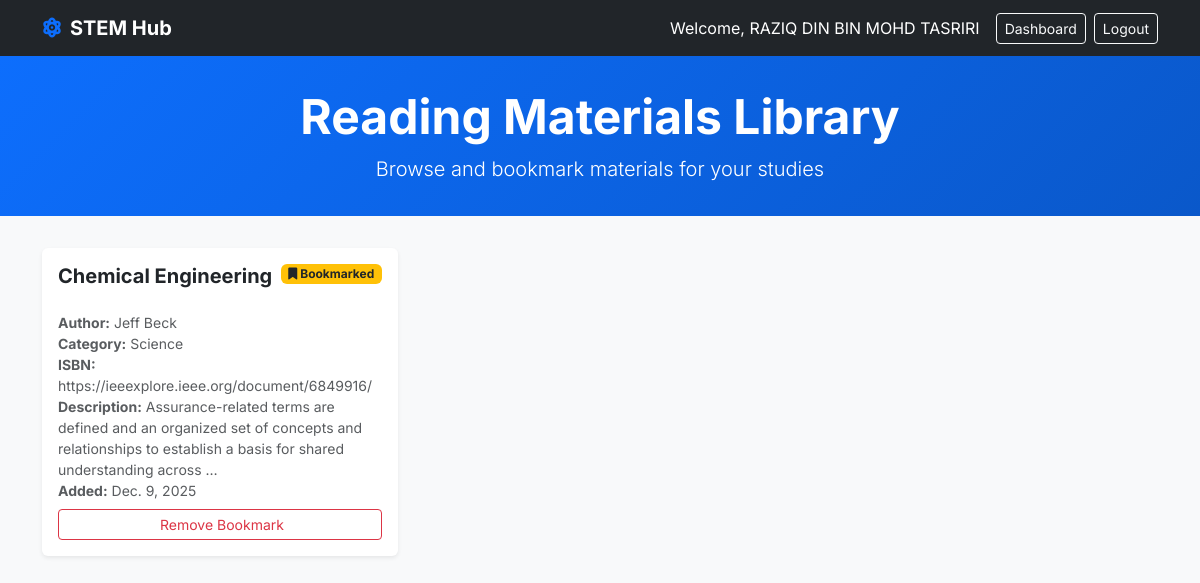
The app's page /dashboard/browse-materials/ (signed in) with its own data.
### items/models.py (models this page shows, shortened)
class User(models.Model):
      user_id = models.AutoField(primary_key=True)
      full_name = models.CharField(max_length=150, unique=True)
      student_id = models.CharField(max_length=50, unique=True)
      password = models.CharField(max_length=255)

class Material(models.Model):
    material_id = models.AutoField(primary_key=True)
    title = models.CharField(max_length=255)
    author = models.CharField(max_length=255, blank=True, null=True)
    category = models.CharField(max_length=100, blank=True, null=True)
    description = models.TextField(blank=True, null=True)
    isbn = models.CharField(max_length=50, blank=True, null=True)
    admin_id = models.ForeignKey(Admin, on_delete=models.CASCADE)
    date_added = models.DateField(auto_now_add=True)

### items/views.py (the view)
# urls.py: path('dashboard/browse-materials/', browse_materials, name='browse_materials'),
def browse_materials(request):
    user_id = request.session.get('user_id')
    if not user_id:
        return redirect('user_login')
    materials = Material.objects.all()
    user = User.objects.get(user_id=user_id)
    bookmarked_ids = list(Bookmark.objects.filter(user_id=user).values_list('material_id', flat=True))
    return render(request, 'browse_materials.html', {
        'materials': materials,
        'user': user,
        'bookmarked_ids': bookmarked_ids,
    })

### items/templates/browse_materials.html (shortened to what this page needs)
<!DOCTYPE html>
<html lang="en">
<head>
    <link href="https://cdn.jsdelivr.net/npm/bootstrap@5.3.0/dist/css/bootstrap.min.css" rel="stylesheet">
    <link rel="stylesheet" href="https://cdnjs.cloudflare.com/ajax/libs/font-awesome/6.4.0/css/all.min.css">
</head>
<body>
    <nav class="navbar navbar-expand-lg navbar-dark bg-dark sticky-top">
        <div class="container">
            <a class="navbar-brand fw-bold" href="{% url 'dashboard_home' %}">
                <i class="fas fa-atom me-2 text-primary"></i>STEM Hub
            </a>
            <div class="d-flex align-items-center">
                <span class="text-white me-3">Welcome, {{ user.full_name }}</span>
                <a href="{% url 'dashboard_home' %}" class="btn btn-outline-light btn-sm me-2">Dashboard</a>
                <a href="{% url 'user_login' %}" class="btn btn-outline-light btn-sm">Logout</a>
            </div>
        </div>
    </nav>
    <div class="hero-section">
        <div class="container text-center">
            <h1 class="display-5 fw-bold mb-2">Reading Materials Library</h1>
            <p class="lead mb-0">Browse and bookmark materials for your studies</p>
        </div>
    </div>
    <div class="container pb-5">
        {% if materials %}
        <div class="row g-4">
            {% for material in materials %}
            <div class="col-md-6 col-lg-4">
                <div class="card material-card border-0 shadow-sm">
                    <div class="card-body">
                        <div class="d-flex justify-content-between align-items-start mb-3">
                            <h5 class="card-title fw-bold">{{ material.title }}</h5>
                            {% for bid in bookmarked_ids %}
                                {% if bid == material.material_id %}
                                <span class="badge bg-warning text-dark">
                                    <i class="fas fa-bookmark"></i> Bookmarked
                                </span>
                                {% endif %}
                            {% endfor %}
                        </div>
                        <p class="card-text text-muted small mb-2">
                            <strong>Author:</strong> {{ material.author|default:"Unknown" }}<br>
                            {% if material.category %}
                            <strong>Category:</strong> {{ material.category }}<br>
                            {% endif %}
                            {% if material.isbn %}
                            <strong>ISBN:</strong> {{ material.isbn }}<br>
                            {% endif %}
                            {% if material.description %}
                            <strong>Description:</strong> {{ material.description|truncatewords:20 }}<br>
                            {% endif %}
                            <strong>Added:</strong> {{ material.date_added }}
                        </p>
                        <div class="d-grid gap-2">
                            {% if material.material_id in bookmarked_ids %}
                            <a href="{% url 'bookmark_material' material.material_id %}" class="btn btn-outline-danger btn-sm">
                                 Remove Bookmark
                            </a>
                            {% else %}
                            <a href="{% url 'bookmark_material' material.material_id %}" class="btn btn-warning btn-sm">
                                <i class="fas fa-bookmark"></i> Bookmark
                            </a>
                            {% endif %}
                        </div>
                    </div>
                </div>
            </div>
            {% endfor %}
        </div>
        {% else %}
        <div class="alert alert-info text-center">
            <i class="fas fa-info-circle me-2"></i>No materials available yet. Please check back later.
        </div>
        {% endif %}
    </div>
</body>
</html>

### items/templates/browse_materials.html (style rules this page uses)
body { font-family: 'Inter', sans-serif; background-color: #f8f9fa; }
.hero-section { background: linear-gradient(135deg, #0d6efd 0%, #0a58ca 100%); color: white; padding: 2rem 0; margin-bottom: 2rem; }
.material-card { transition: transform 0.2s, box-shadow 0.2s; height: 100%; }

### records on screen
User: full_name "RAZIQ DIN BIN MOHD TASRIRI"
Material: title "Chemical Engineering", author "Jeff Beck", category "Science", isbn "https://ieeexplore.ieee.org/document/6849916/", description "Assurance-related terms are defined and an organized set of concepts and relationships to establish a basis for shared understanding across …", date_added "Dec. 9, 2025", shows "Remove Bookmark"
